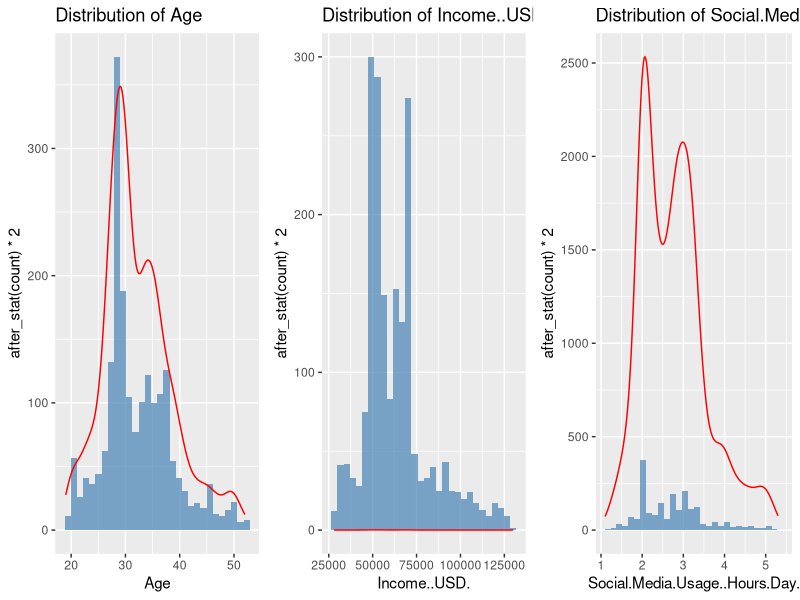
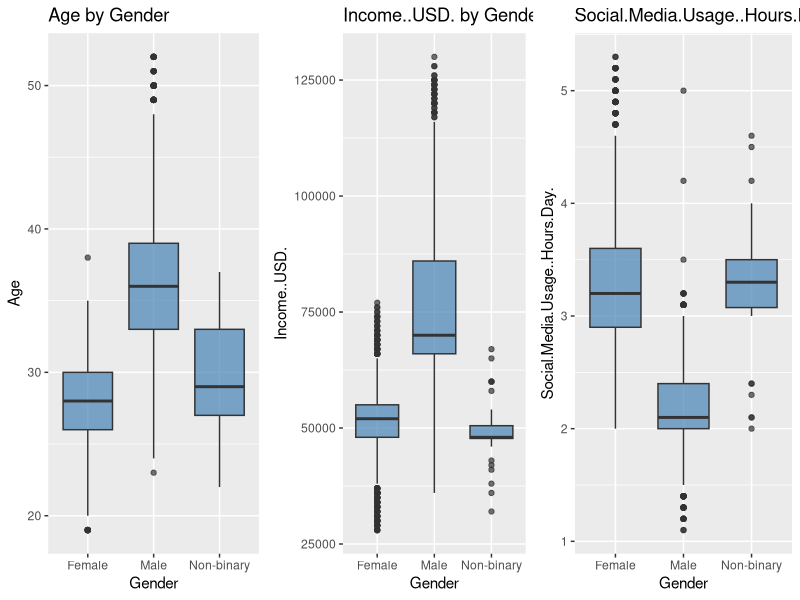
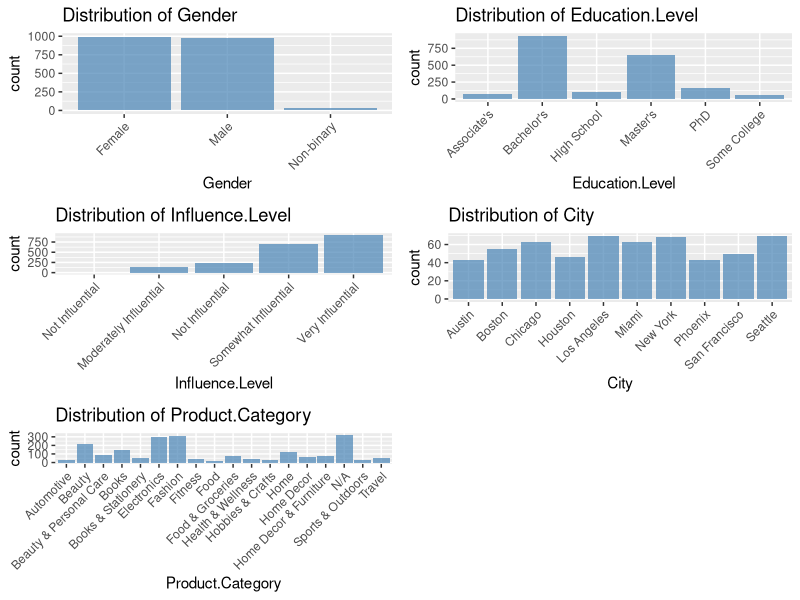
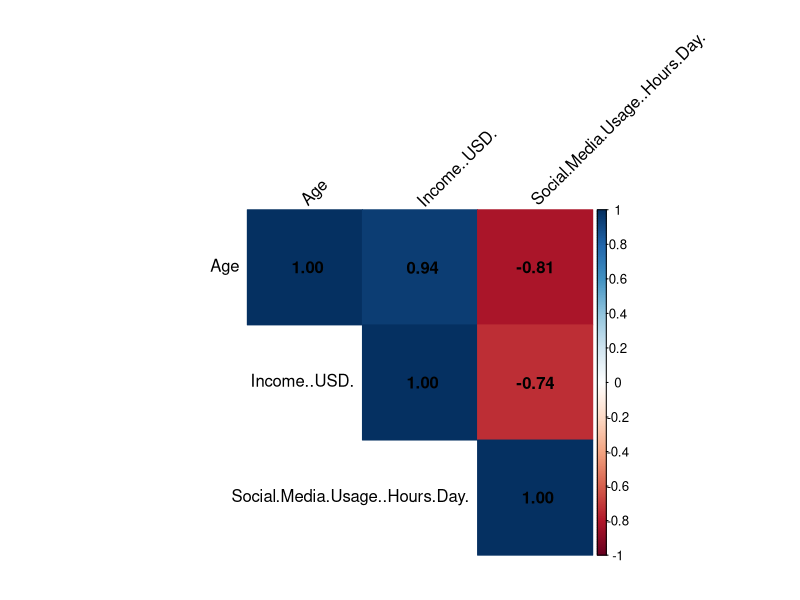

Recreate these plots in R, in order.
# %%
# Loading the  required libraries
library(tidyverse)
library(caret)
library(randomForest)
library(corrplot)
library(ggplot2)
library(gridExtra)

# Create charts directory if it doesn't exist
dir.create("charts", showWarnings = FALSE)

# %%
# Step 1: Data Collection and Initial Analysis
df <- read.csv("Social Meida Dataset.csv")
print("=== Initial Dataset Info ===")
str(df)
summary(df)

# %%
# Exploratory Data Analysis (EDA)
print("=== Basic Statistics ===")
summary(df)

# %%
# Check for missing values
print("=== Missing Values Analysis ===")
missing_data <- colSums(is.na(df))
missing_percentage <- (missing_data / nrow(df)) * 100
missing_info <- data.frame(
  Missing_Values = missing_data,
  Percentage = missing_percentage
)
print(missing_info)

# %%
# Distribution of numerical variables
numerical_cols <- c("Age", "Income..USD.", "Social.Media.Usage..Hours.Day.")
plots <- list()

for (col in numerical_cols) {
  p <- ggplot(df, aes(x = !!sym(col))) +
    geom_histogram(bins = 30, fill = "steelblue", alpha = 0.7) +
    geom_density(aes(y = after_stat(count) * 2), color = "red") +
    labs(title = paste("Distribution of", col))
  plots[[col]] <- p
}

# Save the combined plot
png("charts/numerical_distributions.png", width = 1200, height = 400)
grid.arrange(grobs = plots, ncol = 3)
dev.off()

# %%
# Box plots for numerical variables by gender
plots <- list()
for (col in numerical_cols) {
  p <- ggplot(df, aes(x = Gender, y = !!sym(col))) +
    geom_boxplot(fill = "steelblue", alpha = 0.7) +
    labs(title = paste(col, "by Gender"))
  plots[[col]] <- p
}

# Save the combined plot
png("charts/numerical_by_gender.png", width = 1200, height = 400)
grid.arrange(grobs = plots, ncol = 3)
dev.off()

# %%
# Categorical variables analysis
categorical_cols <- c("Gender", "Education.Level", "Influence.Level", "City", "Product.Category")
plots <- list()

for (col in categorical_cols) {
  if (col == "City") {
    # For cities, show top 10
    top_values <- df %>%
      count(!!sym(col)) %>%
      top_n(10, n) %>%
      pull(!!sym(col))
    
    data <- df %>%
      filter(!!sym(col) %in% top_values)
  } else {
    data <- df
  }
  
  p <- ggplot(data, aes(x = !!sym(col))) +
    geom_bar(fill = "steelblue", alpha = 0.7) +
    labs(title = paste("Distribution of", col)) +
    theme(axis.text.x = element_text(angle = 45, hjust = 1))
  plots[[col]] <- p
}

# Save the combined plot
png("charts/categorical_distributions.png", width = 1200, height = 800)
grid.arrange(grobs = plots, ncol = 2)
dev.off()

# %%
# Correlation analysis
correlation_matrix <- cor(df[, numerical_cols], use = "complete.obs")
png("charts/correlation_matrix.png", width = 800, height = 800)
corrplot(correlation_matrix, method = "color", type = "upper", 
         addCoef.col = "black", tl.col = "black", tl.srt = 45)
dev.off()
